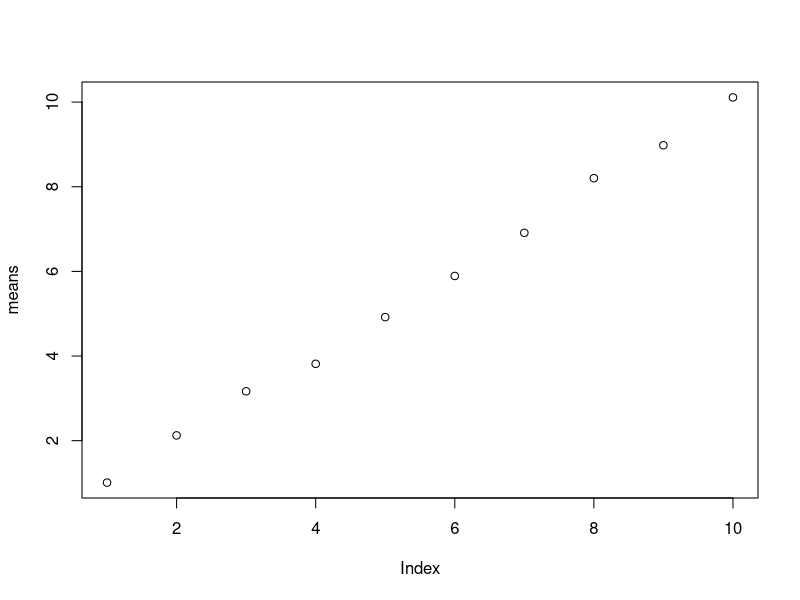

Generate this figure with R: (Note: this script raises an error after producing the figure.)
#Let's create a list with sets of values drawn from normal distributions with increasing means

exampleList <- vector("list", length = 10)   #make an empty list
for (i in 1:length(exampleList)) {          #for loop using index
  exampleList[[i]] <- rnorm(10, i, 0.5)     #generate normal distrubution of data centered around index of list
}

#And lets calculate some summary statistics from each set of values:
means <- c()                                 #empty vector to store means
std <- c()
for (vec in exampleList) {                  #for loop using values
  means <- c(means, mean(vec))               #get the mean of each item in list
  std <- c(std, sd(vec))
}
plot(means)
ggplot(data.frame(group = LETTERS[1:10], mean = means, sd = std)) + geom_point(aes(x = group, y = mean)) +geom_errorbar(aes(x = group, ymin = mean - sd, ymax = mean + sd)) #don't worry about this line of code, just check out the plot 

#Now lets write some functions to move an agent. The recursive function and the function using "while" do the same thing!
move <- function(x, y, averageDist, sd) {     #function to move randomly in x-yplane
  dist <- rnorm(1, averageDist, sd)
  angle <- runif(1, 0, 2*pi)
  x <- x + dist*cos(angle)
  y <- y + dist*sin(angle)
  return(c(x,y))
}

moveDistanceRecursive <- function(location, averageDist, sd, endDist) {
  #input: location is a dataframe w. x and y columns (numeric vectors). averageDist and sd are single numeric values.
  ##      endDist is a single numeric value giving the distance from the start location the agent must move
  #output: a dataframe w/ all locations reached
  newLocation <- move(location[nrow(location),1], location[nrow(location),2], averageDist, sd)
  distFromStart <- sqrt(sum((location[1,] - newLocation)^2)) #pythogorean theorum
  if (distFromStart >= endDist) return(rbind(location, newLocation))
  return(moveDistanceRecursive(rbind(location, newLocation),averageDist, sd, endDist))
}

moveDistanceWhile <- function(location, averageDist, sd, endDist) {
  #input: location is a dataframe w. x and y columns (numeric vectors). averageDist and sd are single numeric values.
  ##      endDist is a single numeric value giving the distance from the start location the agent must move
  #output: a dataframe w/ all locations reached
  distFromStart <- 0
  while (distFromStart < endDist) {
    newLocation <- move(location[nrow(location),1], location[nrow(location),2], averageDist, sd)
    distFromStart <- sqrt(sum((location[1,] - newLocation)^2)) #pythogorean theorum
    location = rbind(location, newLocation)                    #This line still runs on last loop!
  }
  return(location)
}

times <- 40
simulations <- vector("list", times)
lengths <- vector(length = times)

#Two methods for running movement simulations multiple times
for (i in 1:times) {
  simulations[[i]] <- moveDistanceRecursive(data.frame(x=0, y =0), 1, 0.2, 3)
  lengths[i] <- nrow(simulations[[i]])
}
plot(table(lengths))
##OR##

i = 1
while(i <= times) {
  simulations[[i]] <- moveDistanceRecursive(data.frame(x=0, y =0), 1, 0.2, 3)
  lengths[i] <- nrow(simulations[[i]])
}
plot(table(lengths))
